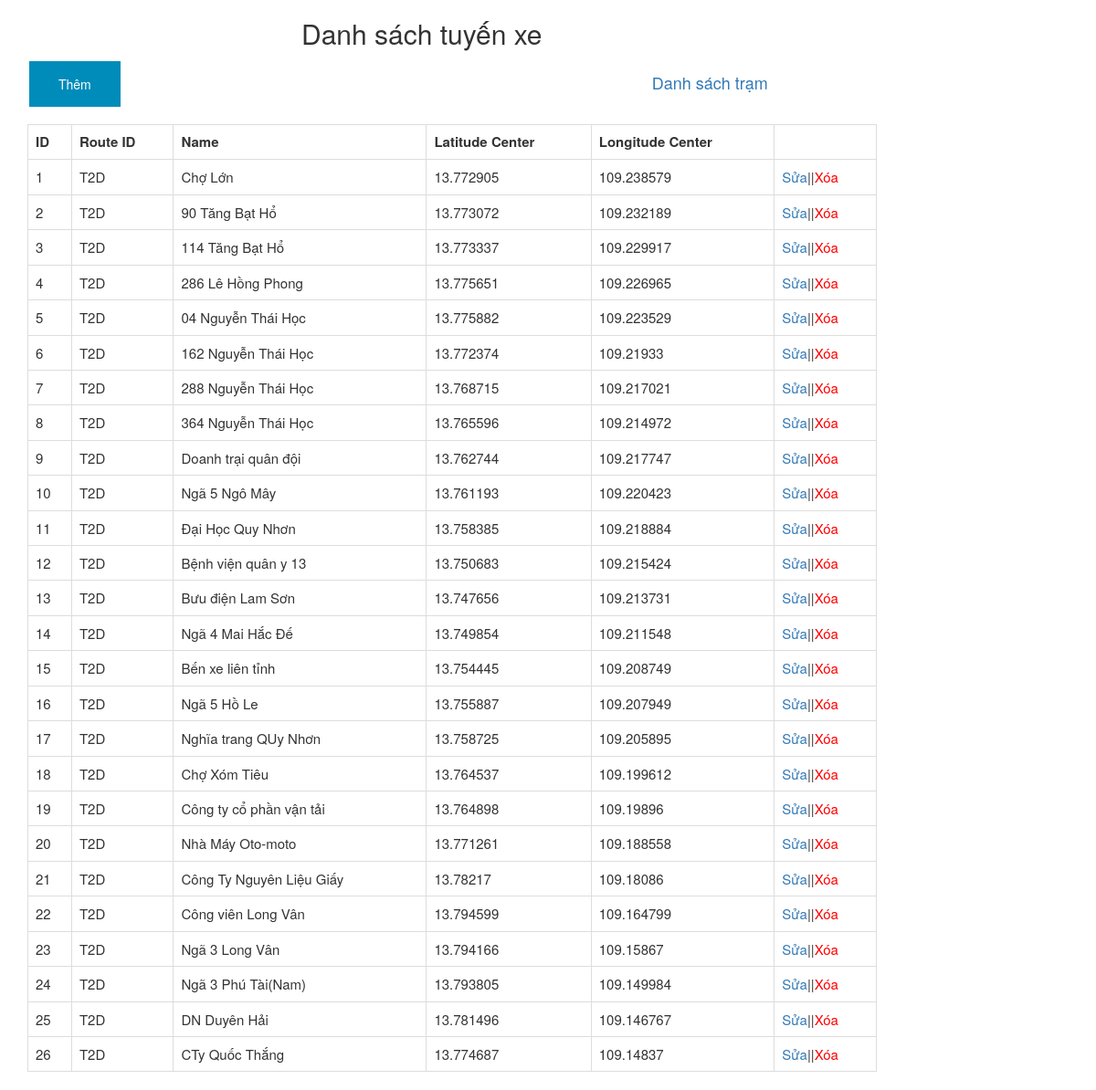
Page /listmarker.php?id=T2D on the committed database.
### tables this page shows
CREATE TABLE IF NOT EXISTS `route_setting` (
  `id` bigint(20) NOT NULL AUTO_INCREMENT,
  `routeId` varchar(20) NOT NULL,
  `name` varchar(255) NOT NULL,
  `latitudeCenter` double DEFAULT NULL,
  `longitudeCenter` double DEFAULT NULL,
  PRIMARY KEY (`id`),
  KEY `fk_route_setting` (`routeId`)
);

### listmarker.php (the view, shortened to what this page needs)
<!DOCTYPE html>
<html lang="en">
<head>
  <link rel="stylesheet" href="https://maxcdn.bootstrapcdn.com/bootstrap/3.4.1/css/bootstrap.min.css">
</head>
<body>
<div class="container" align="left" >
<h2 style="margin-left:300px;">Danh sách tuyến xe</h2>
<?php
	$url="addmarker.php?id=".$GLOBALS['idtuyen'];
	echo "<form action='$url' method='post'>
<input type='submit' class='button' name='insert' value='Thêm'  />";
echo "<a href='admin?options=listcontact' style='margin-left:580px;font-size:18px'>Danh sách trạm</a>";
	?>
</form>
  <table class="table table-bordered" style="width:930px;font-size: 15px; margin-top: 15px;">
      <tr style="text-align:center;">
		<th>ID</th>
        <th>Route ID</th>
        <th>Name</th>
        <th>Latitude Center</th>
		<th>Longitude Center</th>
		<th></th>
      </tr>
      <?php
		include 'config.php';
		$id = isset($_GET['id']) ? $_GET['id'] : '';
		$query = "select * from route_setting where routeId = '$id' ";
		$result = mysqli_query($conn, $query);
		$i=1;
		while ($row = mysqli_fetch_array($result))
		{
			echo "<tr>
			<td>$i</td>
			<td>$row[routeId]</td>
			<td>$row[name]</td>
			<td>$row[latitudeCenter]</td>
			<td>$row[longitudeCenter]</td>
			<td><a href='updatemarker.php?id=$row[routeId]'>Sửa</a>||<a href='deletemarker.php?id=$row[id]' style='color: red'>Xóa</a></td>
			</tr>";
			$i++;
		}
	  ?>
  </table>
</div>
</body>
</html>

### listmarker.php (style rules this page uses)
.button { border: none; color: white; padding: 15px 32px; text-align: center; text-decoration: none; display: inline-block; font-size: 14px; margin: 4px 2px; cursor: pointer; background-color: #008CBA; }

### rows in the picture
route_setting: routeId "T2D", name "Chợ Lớn", latitudeCenter "13.772905", longitudeCenter "109.238579"
route_setting: routeId "T2D", name "90 Tăng Bạt Hổ", latitudeCenter "13.773072", longitudeCenter "109.232189"
route_setting: routeId "T2D", name "114 Tăng Bạt Hổ", latitudeCenter "13.773337", longitudeCenter "109.229917"
route_setting: routeId "T2D", name "286 Lê Hồng Phong", latitudeCenter "13.775651", longitudeCenter "109.226965"
route_setting: routeId "T2D", name "04 Nguyễn Thái Học", latitudeCenter "13.775882", longitudeCenter "109.223529"
route_setting: routeId "T2D", name "162 Nguyễn Thái Học", latitudeCenter "13.772374", longitudeCenter "109.21933"
route_setting: routeId "T2D", name "288 Nguyễn Thái Học", latitudeCenter "13.768715", longitudeCenter "109.217021"
route_setting: routeId "T2D", name "364 Nguyễn Thái Học", latitudeCenter "13.765596", longitudeCenter "109.214972"
route_setting: routeId "T2D", name "Doanh trại quân đội", latitudeCenter "13.762744", longitudeCenter "109.217747"
route_setting: routeId "T2D", name "Ngã 5 Ngô Mây", latitudeCenter "13.761193", longitudeCenter "109.220423"
route_setting: routeId "T2D", name "Đại Học Quy Nhơn", latitudeCenter "13.758385", longitudeCenter "109.218884"
route_setting: routeId "T2D", name "Bệnh viện quân y 13", latitudeCenter "13.750683", longitudeCenter "109.215424"
route_setting: routeId "T2D", name "Bưu điện Lam Sơn", latitudeCenter "13.747656", longitudeCenter "109.213731"
route_setting: routeId "T2D", name "Ngã 4 Mai Hắc Đế", latitudeCenter "13.749854", longitudeCenter "109.211548"
route_setting: routeId "T2D", name "Bến xe liên tỉnh", latitudeCenter "13.754445", longitudeCenter "109.208749"
route_setting: routeId "T2D", name "Ngã 5 Hồ Le", latitudeCenter "13.755887", longitudeCenter "109.207949"
route_setting: routeId "T2D", name "Nghĩa trang QUy Nhơn", latitudeCenter "13.758725", longitudeCenter "109.205895"
route_setting: routeId "T2D", name "Chợ Xóm Tiêu", latitudeCenter "13.764537", longitudeCenter "109.199612"
route_setting: routeId "T2D", name "Công ty cổ phần vận tải", latitudeCenter "13.764898", longitudeCenter "109.19896"
route_setting: routeId "T2D", name "Nhà Máy Oto-moto", latitudeCenter "13.771261", longitudeCenter "109.188558"
route_setting: routeId "T2D", name "Công Ty Nguyên Liệu Giấy", latitudeCenter "13.78217", longitudeCenter "109.18086"
route_setting: routeId "T2D", name "Công viên Long Vân", latitudeCenter "13.794599", longitudeCenter "109.164799"
route_setting: routeId "T2D", name "Ngã 3 Long Vân", latitudeCenter "13.794166", longitudeCenter "109.15867"
route_setting: routeId "T2D", name "Ngã 3 Phú Tài(Nam)", latitudeCenter "13.793805", longitudeCenter "109.149984"
route_setting: routeId "T2D", name "DN Duyên Hải", latitudeCenter "13.781496", longitudeCenter "109.146767"
route_setting: routeId "T2D", name "CTy Quốc Thắng", latitudeCenter "13.774687", longitudeCenter "109.14837"
